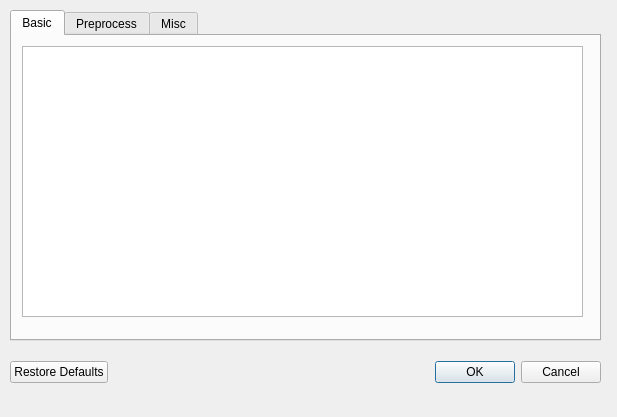
<?xml version="1.0" encoding="UTF-8"?>
<ui version="4.0">
 <class>analysisDialog</class>
 <widget class="QWidget" name="analysisDialog">
  <property name="windowModality">
   <enum>Qt::ApplicationModal</enum>
  </property>
  <property name="geometry">
   <rect>
    <x>0</x>
    <y>0</y>
    <width>617</width>
    <height>417</height>
   </rect>
  </property>
  <property name="windowTitle">
   <string>Analysis</string>
  </property>
  <widget class="QTabWidget" name="tabWidget">
   <property name="geometry">
    <rect>
     <x>10</x>
     <y>10</y>
     <width>591</width>
     <height>331</height>
    </rect>
   </property>
   <property name="currentIndex">
    <number>0</number>
   </property>
   <widget class="QWidget" name="basicTab">
    <attribute name="title">
     <string>Basic</string>
    </attribute>
    <widget class="QTableView" name="analysisTableView">
     <property name="geometry">
      <rect>
       <x>10</x>
       <y>10</y>
       <width>561</width>
       <height>271</height>
      </rect>
     </property>
     <property name="sizeAdjustPolicy">
      <enum>QAbstractScrollArea::AdjustToContents</enum>
     </property>
     <property name="alternatingRowColors">
      <bool>true</bool>
     </property>
    </widget>
   </widget>
   <widget class="QWidget" name="preprocessTab">
    <attribute name="title">
     <string>Preprocess</string>
    </attribute>
    <widget class="QCheckBox" name="medianFilterCheckBox">
     <property name="geometry">
      <rect>
       <x>10</x>
       <y>10</y>
       <width>391</width>
       <height>27</height>
      </rect>
     </property>
     <property name="toolTip">
      <string>&lt;Link to CLI description&gt;</string>
     </property>
     <property name="text">
      <string>Smoothen curves by median filtering</string>
     </property>
    </widget>
    <widget class="QSpinBox" name="medianFilterSpinBox">
     <property name="enabled">
      <bool>true</bool>
     </property>
     <property name="geometry">
      <rect>
       <x>220</x>
       <y>40</y>
       <width>60</width>
       <height>21</height>
      </rect>
     </property>
     <property name="toolTip">
      <string>&lt;Link to CLI description&gt;</string>
     </property>
     <property name="prefix">
      <string/>
     </property>
     <property name="minimum">
      <number>1</number>
     </property>
     <property name="maximum">
      <number>100</number>
     </property>
     <property name="singleStep">
      <number>1</number>
     </property>
     <property name="value">
      <number>4</number>
     </property>
    </widget>
    <widget class="QCheckBox" name="shrinkCheckBox">
     <property name="geometry">
      <rect>
       <x>10</x>
       <y>60</y>
       <width>331</width>
       <height>22</height>
      </rect>
     </property>
     <property name="toolTip">
      <string>&lt;Link to CLI description&gt;</string>
     </property>
     <property name="text">
      <string>Shrink data</string>
     </property>
    </widget>
    <widget class="QDoubleSpinBox" name="shrinkDoubleSpinBox">
     <property name="enabled">
      <bool>true</bool>
     </property>
     <property name="geometry">
      <rect>
       <x>220</x>
       <y>90</y>
       <width>60</width>
       <height>21</height>
      </rect>
     </property>
     <property name="toolTip">
      <string>Set minimal signal-to-noise ratio</string>
     </property>
     <property name="prefix">
      <string/>
     </property>
     <property name="maximum">
      <double>100.000000000000000</double>
     </property>
     <property name="singleStep">
      <double>0.100000000000000</double>
     </property>
     <property name="value">
      <double>0.500000000000000</double>
     </property>
    </widget>
    <widget class="QLabel" name="filterWindowSizeLabel">
     <property name="enabled">
      <bool>false</bool>
     </property>
     <property name="geometry">
      <rect>
       <x>30</x>
       <y>40</y>
       <width>161</width>
       <height>18</height>
      </rect>
     </property>
     <property name="text">
      <string>Filter window size, deg</string>
     </property>
    </widget>
    <widget class="QLabel" name="shrinkNewdTValueLabel">
     <property name="enabled">
      <bool>false</bool>
     </property>
     <property name="geometry">
      <rect>
       <x>30</x>
       <y>90</y>
       <width>151</width>
       <height>18</height>
      </rect>
     </property>
     <property name="text">
      <string>New dT value</string>
     </property>
    </widget>
    <widget class="QLabel" name="labelTempRangeMin">
     <property name="geometry">
      <rect>
       <x>10</x>
       <y>120</y>
       <width>401</width>
       <height>18</height>
      </rect>
     </property>
     <property name="text">
      <string>Remove from curve start (in X-axis units)</string>
     </property>
    </widget>
    <widget class="QLabel" name="labelTempRangeMax">
     <property name="geometry">
      <rect>
       <x>10</x>
       <y>170</y>
       <width>401</width>
       <height>18</height>
      </rect>
     </property>
     <property name="text">
      <string>Remove from curve end (in X-axis units)</string>
     </property>
    </widget>
    <widget class="QSpinBox" name="tempRangeMaxSpinBox">
     <property name="geometry">
      <rect>
       <x>10</x>
       <y>190</y>
       <width>51</width>
       <height>30</height>
      </rect>
     </property>
     <property name="value">
      <number>0</number>
     </property>
    </widget>
    <widget class="QSpinBox" name="tempRangeMinSpinBox">
     <property name="geometry">
      <rect>
       <x>10</x>
       <y>140</y>
       <width>51</width>
       <height>30</height>
      </rect>
     </property>
     <property name="value">
      <number>0</number>
     </property>
    </widget>
   </widget>
   <widget class="QWidget" name="miscTab">
    <attribute name="title">
     <string>Misc</string>
    </attribute>
    <widget class="QSpinBox" name="savgolSpinBox">
     <property name="geometry">
      <rect>
       <x>10</x>
       <y>40</y>
       <width>61</width>
       <height>21</height>
      </rect>
     </property>
     <property name="toolTip">
      <string>&lt;Link to CLI description&gt;</string>
     </property>
     <property name="prefix">
      <string/>
     </property>
     <property name="minimum">
      <number>1</number>
     </property>
     <property name="maximum">
      <number>100</number>
     </property>
     <property name="singleStep">
      <number>1</number>
     </property>
     <property name="value">
      <number>10</number>
     </property>
    </widget>
    <widget class="QLabel" name="savgolLabel">
     <property name="geometry">
      <rect>
       <x>10</x>
       <y>10</y>
       <width>401</width>
       <height>18</height>
      </rect>
     </property>
     <property name="text">
      <string>Savitzky-Golay window size (for derivative), X-axis units</string>
     </property>
    </widget>
    <widget class="QLabel" name="baselineFitLabel">
     <property name="geometry">
      <rect>
       <x>10</x>
       <y>70</y>
       <width>381</width>
       <height>18</height>
      </rect>
     </property>
     <property name="text">
      <string>Data length for baseline fit estimation, X-axis units</string>
     </property>
    </widget>
    <widget class="QSpinBox" name="baselineFitSpinBox">
     <property name="geometry">
      <rect>
       <x>10</x>
       <y>100</y>
       <width>61</width>
       <height>21</height>
      </rect>
     </property>
     <property name="toolTip">
      <string>&lt;Link to CLI description&gt;</string>
     </property>
     <property name="prefix">
      <string/>
     </property>
     <property name="minimum">
      <number>1</number>
     </property>
     <property name="maximum">
      <number>100</number>
     </property>
     <property name="singleStep">
      <number>1</number>
     </property>
     <property name="value">
      <number>10</number>
     </property>
    </widget>
    <widget class="QLabel" name="baselineBoundsLabel">
     <property name="geometry">
      <rect>
       <x>10</x>
       <y>130</y>
       <width>381</width>
       <height>18</height>
      </rect>
     </property>
     <property name="text">
      <string>Baseline bounds (n*stdev)</string>
     </property>
    </widget>
    <widget class="QSpinBox" name="baselineBoundsSpinbox">
     <property name="geometry">
      <rect>
       <x>10</x>
       <y>160</y>
       <width>70</width>
       <height>21</height>
      </rect>
     </property>
     <property name="toolTip">
      <string>&lt;Link to CLI description&gt;</string>
     </property>
     <property name="prefix">
      <string/>
     </property>
     <property name="minimum">
      <number>0</number>
     </property>
     <property name="maximum">
      <number>100</number>
     </property>
     <property name="singleStep">
      <number>1</number>
     </property>
     <property name="value">
      <number>3</number>
     </property>
    </widget>
    <widget class="QLabel" name="dCpLabel">
     <property name="geometry">
      <rect>
       <x>10</x>
       <y>190</y>
       <width>401</width>
       <height>18</height>
      </rect>
     </property>
     <property name="text">
      <string>Heat capacity change (dCp), J/mol/K</string>
     </property>
    </widget>
    <widget class="QSpinBox" name="dCpSpinBox">
     <property name="enabled">
      <bool>true</bool>
     </property>
     <property name="geometry">
      <rect>
       <x>10</x>
       <y>220</y>
       <width>61</width>
       <height>21</height>
      </rect>
     </property>
     <property name="toolTip">
      <string>&lt;Link to CLI description&gt;</string>
     </property>
     <property name="prefix">
      <string/>
     </property>
     <property name="minimum">
      <number>0</number>
     </property>
     <property name="maximum">
      <number>10000</number>
     </property>
     <property name="singleStep">
      <number>1</number>
     </property>
     <property name="value">
      <number>0</number>
     </property>
    </widget>
   </widget>
  </widget>
  <widget class="QDialogButtonBox" name="buttonBox">
   <property name="geometry">
    <rect>
     <x>10</x>
     <y>360</y>
     <width>591</width>
     <height>25</height>
    </rect>
   </property>
   <property name="sizePolicy">
    <sizepolicy hsizetype="Maximum" vsizetype="Expanding">
     <horstretch>0</horstretch>
     <verstretch>0</verstretch>
    </sizepolicy>
   </property>
   <property name="standardButtons">
    <set>QDialogButtonBox::Cancel|QDialogButtonBox::Ok|QDialogButtonBox::RestoreDefaults</set>
   </property>
   <property name="centerButtons">
    <bool>false</bool>
   </property>
  </widget>
 </widget>
 <resources/>
 <connections/>
</ui>
